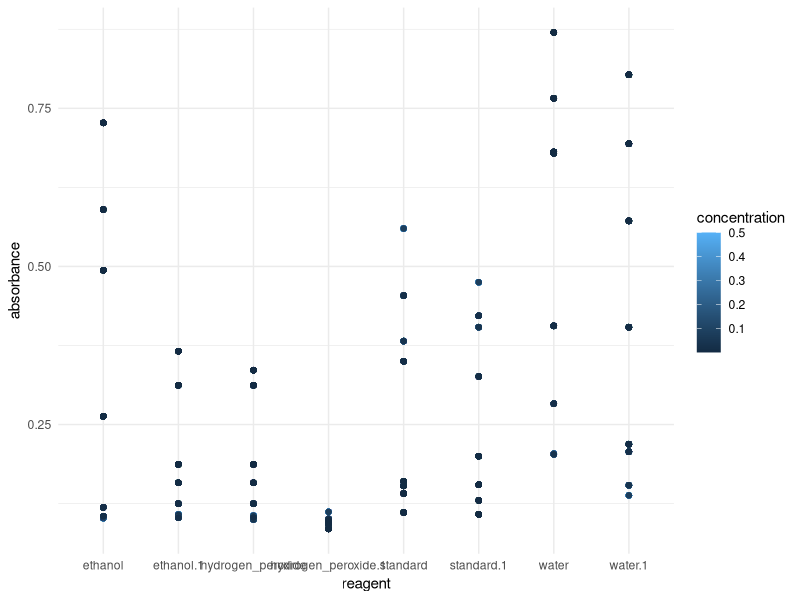

Recreate this plot in R.
library(tidyverse)
library(broom)
library(dplyr)

dat <- read.csv("plate_reading_2.csv")
names(dat)

dat %>% 
  rename_with(~ sub("//.//d+$", "", .), everything())

dat_1 <- dat %>% 
  rename_with(~ sub("//.//d+$", "", .x)) %>%
  pivot_longer(cols = c("Cell_count", "Cell_count.1", "Cell_count.2", 
                        "Cell_count.3", "Cell_count.4", "Cell_count.5", 
                        "Cell_count.6", "Cell_count.7"), 
               names_to = "Measurement", 
               values_to = "cell_count")

dat_2 <- dat_1 %>% 
  rename_with(~ sub("//.//d+$", "", .x)) %>%
  pivot_longer(cols = c("standard", "standard.1", "water", "water.1", 
                        "ethanol", "ethanol.1", "hydrogen_peroxide", 
                        "hydrogen_peroxide.1"), 
               names_to = "reagent", 
               values_to = "absorbance")

dat_3 <- dat_2 %>% 
  pivot_longer(cols = c("Concentration", "Concentration.1", 
                        "Concentration.2", "Concentration.3", 
                        "Concentration.4", "Concentration.5"), 
               names_to = "concentration.1", 
               values_to = "concentration")

dat_cleaned <- dat_3 %>% 
  select("Well", 
         "cell_count", 
         "reagent", 
         "absorbance", 
         "concentration")


dat_cleaned %>% 
  ggplot(aes(x = reagent, 
             y = absorbance, 
             color = concentration)) + 
  geom_point() + 
  theme_minimal()
